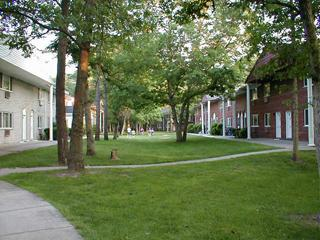
#> input picture FPI - Trabalhos/Gramado_22k.jpg, 320 x 240 px, given in place of the camera
$ python trabfinal.py   (older library calls are emulated)
#> lines starting #> are read from the running program, lines starting #| are printed output that depends on the picture
#
# Trabalho Final - Cadeira FPI


from tkinter import X
from tkinter.ttk import Style
import PIL.Image, PIL.ImageTk
import tkinter as tk
import numpy as np
import cv2

def switches(switch):
    cv2.createTrackbar(switch, 'Video Frame', 0, 1, applyVal)
#> slider '0 : OFF \n1 : ON' is set to 1
    cv2.createTrackbar('lower', 'Video Frame', 0, 255, applyVal)
#> slider 'lower' is set to 51
    cv2.createTrackbar('upper', 'Video Frame', 0, 255, applyVal)
#> slider 'upper' is set to 255
    cv2.createTrackbar('Blur', 'Video Frame', 3, 5, applyVal)


def main():
    cap = cv2.VideoCapture(0)

    cv2.namedWindow('Video Frame')

    switch = '0 : OFF \n1 : ON'

    switches(switch)
    while(True):
        ret, frame = cap.read()
#> frame is the input picture: shape (240, 320, 3); mean B, G, R 80, 114.7, 102.3
        if not ret:
            break

        gray = cv2.cvtColor(frame, cv2.COLOR_BGR2GRAY) # gray frame
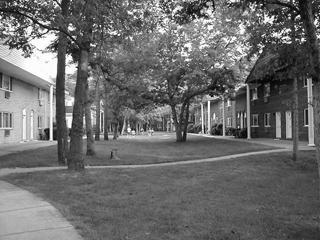
#> gray: shape (240, 320); min 1, max 255, mean 107
        blur = cv2.GaussianBlur(frame,(3,3),0) # blur the video fram by some value
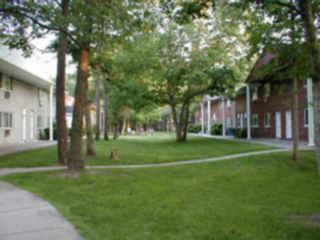
#> blur: shape (240, 320, 3); mean B, G, R 80, 114.7, 102.3

        # get current positions of four trackbars
        lower = cv2.getTrackbarPos('lower', 'Video Frame')
        upper = cv2.getTrackbarPos('upper', 'Video Frame')
        s = cv2.getTrackbarPos(switch, 'Video Frame')

        if s == 0:
            edges = frame
        else:
            edges = cv2.Canny(frame, lower, upper)
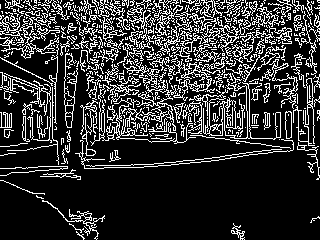
#> edges: shape (240, 320); 19.8% white in thin lines or dots

        sobelx = cv2.Sobel(frame, cv2.CV_64F, 1, 0, ksize=5)
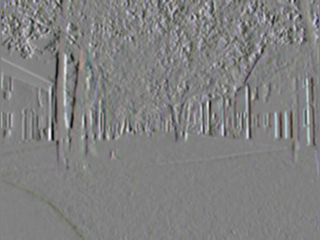
#> sobelx: shape (240, 320, 3) float64; mean B, G, R -27.2, -23.6, -25.4; drawn with min black and max white
        sobely = cv2.Sobel(frame, cv2.CV_64F, 0, 1, ksize=5)
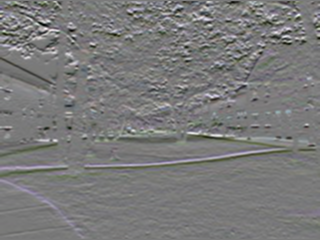
#> sobely: shape (240, 320, 3) float64; mean B, G, R -7.5, 5.1, 0.3; drawn with min black and max white

        # display images
        cv2.imshow('original', frame)
        #cv2.imshow('SobelX', sobelx)
        #cv2.imshow('SobelY', sobely)
        cv2.imshow('Video Frame', edges)
        if cv2.waitKey(1) & 0XFF == ord('q'):
#> (key q is pressed here)
            break

    cap.release()
    cv2.destroyAllWindows()


def applyVal(value):
    print('Applying blur!', value)


if __name__ == '__main__':
   main()
